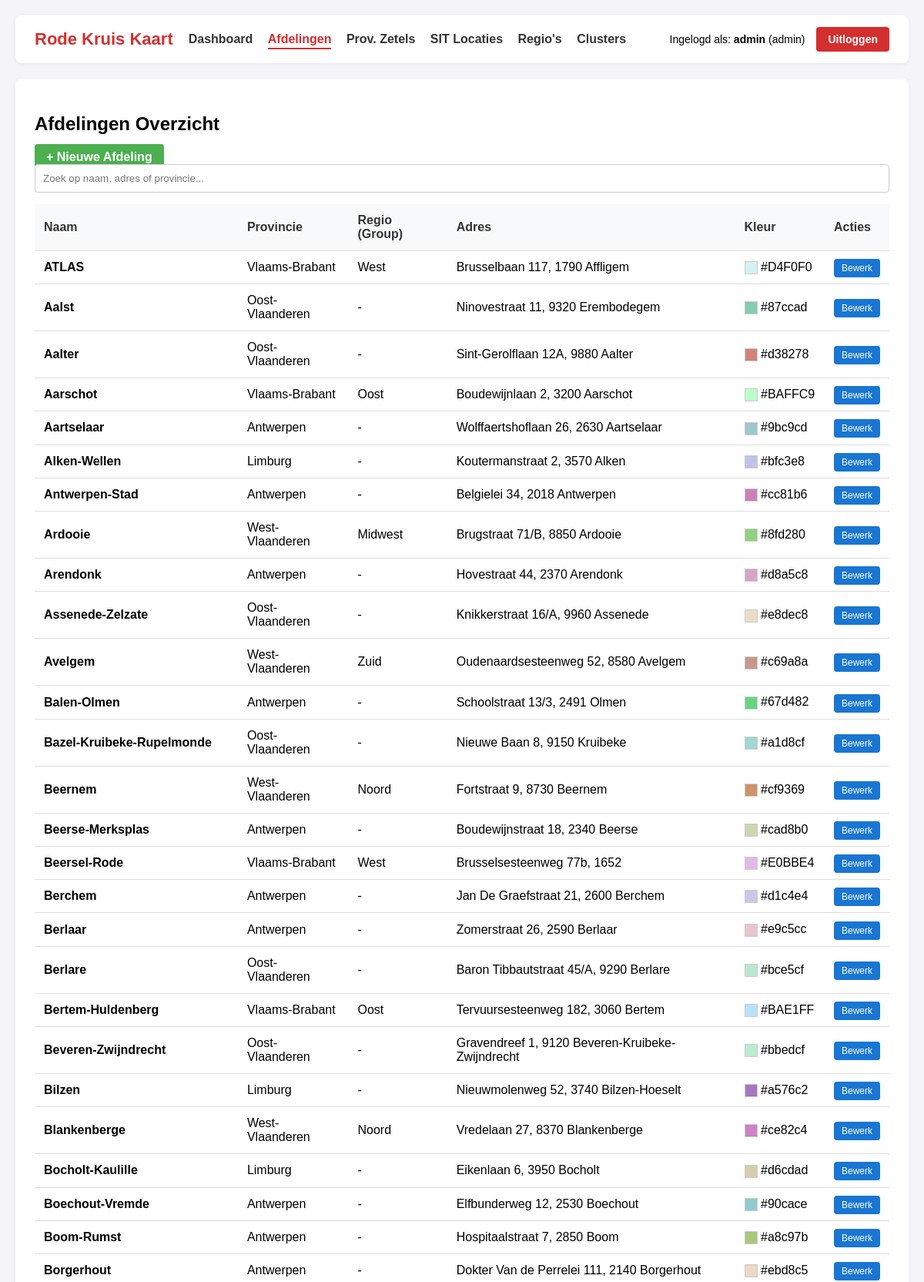
The page /departments (signed in, upper part) on the database its author committed.
### database.py (models this page shows)
class User(Base):
    __tablename__ = 'users'
    id = Column(Integer, primary_key=True, index=True)
    username = Column(String(50), unique=True, nullable=False)
    password_hash = Column(String(255), nullable=False)
    role = Column(String(20), nullable=False)
    province_access = Column(String(50), nullable=True)

class Department(Base):
    __tablename__ = 'departments'
    id = Column(Integer, primary_key=True, index=True)
    name = Column(String(100), unique=True, nullable=False, index=True)
    group = Column(String(50), nullable=True) # Legacy / text group
    province = Column(String(50), nullable=False, index=True)
    type = Column(String(50), default="afdeling")
    email = Column(String(100), nullable=True)
    telephone = Column(String(50), nullable=True)
    address = Column(String(255), nullable=True)
    entiteitnummer = Column(String(20), nullable=True)
    color = Column(String(20), nullable=True)
    transparent = Column(Boolean, default=False)
    lat = Column(Float, nullable=True)
    lon = Column(Float, nullable=True)
    region_id = Column(Integer, ForeignKey('regions.id'), nullable=True)
    cluster_id = Column(Integer, ForeignKey('clusters.id'), nullable=True)
    region_rel = relationship('Region', back_populates='departments')
    cluster_rel = relationship('Cluster', back_populates='departments')
    services = relationship('Service', secondary=department_services, backref='departments')
    vehicles = relationship('Vehicle', back_populates='department', cascade="all, delete-orphan")
    members = relationship('Municipality', back_populates='department', cascade="all, delete-orphan")

### main.py (the view)
@app.get("/departments", response_class=HTMLResponse)
async def list_departments(request: Request, db: Session = Depends(get_db)):
    current_user = get_current_user(request, db)
    if not current_user:
        return RedirectResponse(url="/login", status_code=status.HTTP_303_SEE_OTHER)
    departments = db.query(Department).filter(Department.type != "provinciale_zetel").order_by(Department.name).all()
    return templates.TemplateResponse(request=request, name="departments.html", context={"user": current_user, "departments": departments})

### templates/departments.html (shortened to what this page needs)
{% extends "base.html" %}
{% block content %}
        <h2>Afdelingen Overzicht</h2>
	<a href="/departments/new" style="background-color: #4CAF50; color: white; padding: 8px 15px; text-decoration: none; border-radius: 4px; font-weight: bold;">+ Nieuwe Afdeling</a>
<div style="margin-bottom: 15px;">
    <input type="text" id="tableSearch" onkeyup="filterTable()" placeholder="Zoek op naam, adres of provincie..." style="width: 100%; padding: 10px; border: 1px solid #ccc; border-radius: 4px;">
</div>
<table>
            <thead>
                <tr>
                    <th>Naam</th>
                    <th>Provincie</th>
                    <th>Regio (Group)</th>
                    <th>Adres</th>
                    <th>Kleur</th>
                    <th>Acties</th>
                </tr>
            </thead>
            <tbody>
                {% for dept in departments %}
                <tr>
                    <td><strong>{{ dept.name }}</strong></td>
                    <td>{{ dept.province }}</td>
                    <td>{{ dept.group or '-' }}</td>
                    <td>{{ dept.address or '-' }}</td>
                    <td>
                        {% if dept.color %}
                        <span style="display:inline-block; width:15px; height:15px; background-color:{{ dept.color }}; border:1px solid #ccc; vertical-align:middle;"></span>
                        {{ dept.color }}
                        {% else %}
                        -
                        {% endif %}
                    </td>
                    <td>
                        <a href="/departments/edit/{{ dept.id }}" class="btn-edit">Bewerk</a>
                    </td>
                </tr>
                {% endfor %}
            </tbody>
        </table>
{% endblock %}

### templates/base.html (shortened to what this page needs)
<!DOCTYPE html>
<html lang="nl">
<head>
</head>
<body>
    {% if user %}
    <div class="header">
        <div style="display: flex; align-items: center; gap: 20px;">
            <h1>Rode Kruis Kaart</h1>
            <div class="nav-links">
                <a href="/" class="{% if request.url.path == '/' %}active{% endif %}">Dashboard</a>
                <a href="/departments" class="{% if '/departments' in request.url.path %}active{% endif %}">Afdelingen</a>
                <a href="/provinciale-zetels" class="{% if '/provinciale-zetels' in request.url.path %}active{% endif %}">Prov. Zetels</a>
                <a href="/sit-locations" class="{% if '/sit-locations' in request.url.path %}active{% endif %}">SIT Locaties</a>
            <a href="/regions" class="{% if '/regions' in request.url.path %}active{% endif %}">Regio's</a>
                <a href="/clusters" class="{% if '/clusters' in request.url.path %}active{% endif %}">Clusters</a>
	    </div>
        </div>
        <div class="user-info">
            <span>Ingelogd als: <strong>{{ user.username }}</strong> ({{ user.role }})</span>
            <a href="/logout" class="btn-logout">Uitloggen</a>
        </div>
    </div>
    {% endif %}
    <div class="content" {% block content_style %}{% endblock %}>
        {% block content %}{% endblock %}
    </div>
</body>
</html>

### templates/base.html (style rules this page uses)
body { font-family: Arial, sans-serif; background-color: #f4f4f9; margin: 0; padding: 20px; }
.header { display: flex; justify-content: space-between; align-items: center; background: white; padding: 15px 25px; border-radius: 8px; box-shadow: 0 2px 5px rgba(0,0,0,0.05); margin-bottom: 20px; }
h1 { color: #d32f2f; margin: 0; font-size: 22px; }
.nav-links a { margin-right: 15px; text-decoration: none; color: #333; font-weight: bold; padding-bottom: 3px; }
.nav-links a.active { color: #d32f2f; border-bottom: 2px solid #d32f2f; }
.user-info { display: flex; align-items: center; gap: 15px; font-size: 14px; }
.btn-logout { background-color: #d32f2f; color: white; padding: 8px 15px; text-decoration: none; border-radius: 4px; font-weight: bold; }
.content { background: white; padding: 25px; border-radius: 8px; box-shadow: 0 2px 5px rgba(0,0,0,0.05); overflow-x: auto; }
table { width: 100%; border-collapse: collapse; margin-top: 15px; }
th, td { padding: 12px; text-align: left; border-bottom: 1px solid #ddd; }
th { background-color: #f8f9fa; color: #333; }
.btn-edit { background-color: #1976d2; color: white; padding: 5px 10px; text-decoration: none; border-radius: 4px; font-size: 12px; }
input[type="text"], input[type="email"], input[type="number"], input[type="color"] { width: 100%; padding: 10px; border: 1px solid #ccc; border-radius: 4px; box-sizing: border-box; }

### rows shown on the page
User: username "admin", role "admin"
Department: name "ATLAS", province "Vlaams-Brabant", group "West", address "Brusselbaan 117, 1790 Affligem", color "#D4F0F0"
Department: name "Aalst", province "Oost-Vlaanderen", group "-", address "Ninovestraat 11, 9320 Erembodegem", color "#87ccad"
Department: name "Aalter", province "Oost-Vlaanderen", group "-", address "Sint-Gerolflaan 12A, 9880 Aalter", color "#d38278"
Department: name "Aarschot", province "Vlaams-Brabant", group "Oost", address "Boudewijnlaan 2, 3200 Aarschot", color "#BAFFC9"
Department: name "Aartselaar", province "Antwerpen", group "-", address "Wolffaertshoflaan 26, 2630 Aartselaar", color "#9bc9cd"
Department: name "Alken-Wellen", province "Limburg", group "-", address "Koutermanstraat 2, 3570 Alken", color "#bfc3e8"
Department: name "Antwerpen-Stad", province "Antwerpen", group "-", address "Belgielei 34, 2018 Antwerpen", color "#cc81b6"
Department: name "Ardooie", province "West-Vlaanderen", group "Midwest", address "Brugstraat 71/B, 8850 Ardooie", color "#8fd280"
Department: name "Arendonk", province "Antwerpen", group "-", address "Hovestraat 44, 2370 Arendonk", color "#d8a5c8"
Department: name "Assenede-Zelzate", province "Oost-Vlaanderen", group "-", address "Knikkerstraat 16/A, 9960 Assenede", color "#e8dec8"
Department: name "Avelgem", province "West-Vlaanderen", group "Zuid", address "Oudenaardsesteenweg 52, 8580 Avelgem", color "#c69a8a"
Department: name "Balen-Olmen", province "Antwerpen", group "-", address "Schoolstraat 13/3, 2491 Olmen", color "#67d482"
Department: name "Bazel-Kruibeke-Rupelmonde", province "Oost-Vlaanderen", group "-", address "Nieuwe Baan 8, 9150 Kruibeke", color "#a1d8cf"
Department: name "Beernem", province "West-Vlaanderen", group "Noord", address "Fortstraat 9, 8730 Beernem", color "#cf9369"
Department: name "Beerse-Merksplas", province "Antwerpen", group "-", address "Boudewijnstraat 18, 2340 Beerse", color "#cad8b0"
Department: name "Beersel-Rode", province "Vlaams-Brabant", group "West", address "Brusselsesteenweg 77b, 1652", color "#E0BBE4"
Department: name "Berchem", province "Antwerpen", group "-", address "Jan De Graefstraat 21, 2600 Berchem", color "#d1c4e4"
Department: name "Berlaar", province "Antwerpen", group "-", address "Zomerstraat 26, 2590 Berlaar", color "#e9c5cc"
Department: name "Berlare", province "Oost-Vlaanderen", group "-", address "Baron Tibbautstraat 45/A, 9290 Berlare", color "#bce5cf"
Department: name "Bertem-Huldenberg", province "Vlaams-Brabant", group "Oost", address "Tervuursesteenweg 182, 3060 Bertem", color "#BAE1FF"
Department: name "Beveren-Zwijndrecht", province "Oost-Vlaanderen", group "-", address "Gravendreef 1, 9120 Beveren-Kruibeke-Zwijndrecht", color "#bbedcf"
Department: name "Bilzen", province "Limburg", group "-", address "Nieuwmolenweg 52, 3740 Bilzen-Hoeselt", color "#a576c2"
Department: name "Blankenberge", province "West-Vlaanderen", group "Noord", address "Vredelaan 27, 8370 Blankenberge", color "#ce82c4"
Department: name "Bocholt-Kaulille", province "Limburg", group "-", address "Eikenlaan 6, 3950 Bocholt", color "#d6cdad"
Department: name "Boechout-Vremde", province "Antwerpen", group "-", address "Elfbunderweg 12, 2530 Boechout", color "#90cace"
Department: name "Boom-Rumst", province "Antwerpen", group "-", address "Hospitaalstraat 7, 2850 Boom", color "#a8c97b"
Department: name "Borgerhout", province "Antwerpen", group "-", address "Dokter Van de Perrelei 111, 2140 Borgerhout", color "#ebd8c5"
